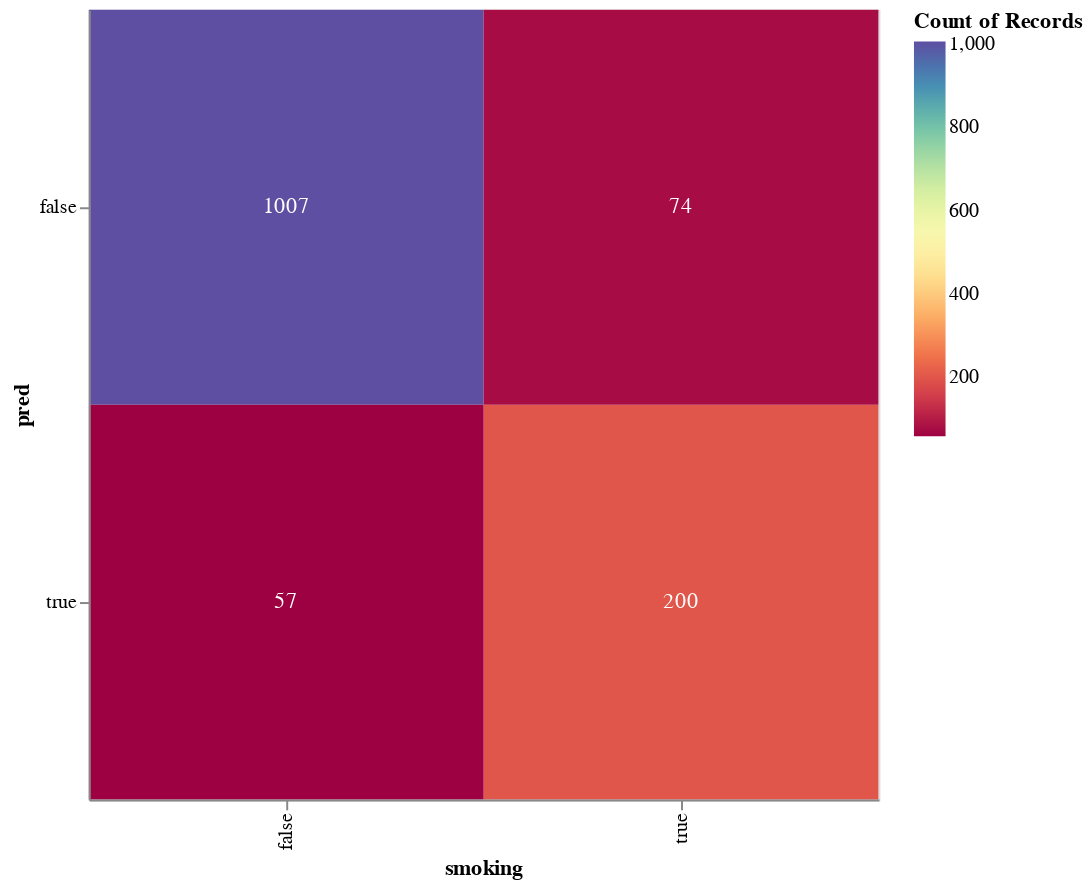

The cell this chart's notebook holds for it:
### Code cell
alt.data_transformers.enable('default', max_rows = 45000)
df3 = df[["smoking","pred"]]

c1 = alt.Chart(df3).mark_rect().encode(
    x = "smoking:N",
    y = "pred:N",
    color = alt.Color("count()", scale = alt.Scale(scheme="spectral",))
)

c2 = alt.Chart(df3).mark_text(color="white").encode(
    x = "smoking:N",
    y = "pred:N",
    text="count()"
)

(c1+c2).properties(
    height=400,
    width = 400
)

### Figure 1 — Vega-Lite specification as saved in the notebook (floating-point values rounded to 4 significant figures; data arrays with more than 128 entries replaced by an {"elided": "..."} marker saying what was removed)
{"config": {"view": {"continuousWidth": 400, "continuousHeight": 300}}, "layer": [{"mark": "rect", "encoding": {"color": {"aggregate": "count", "scale": {"scheme": "spectral"}, "type": "quantitative"}, "x": {"field": "smoking", "type": "nominal"}, "y": {"field": "pred", "type": "nominal"}}}, {"mark": {"type": "text", "color": "white"}, "encoding": {"text": {"aggregate": "count", "type": "quantitative"}, "x": {"field": "smoking", "type": "nominal"}, "y": {"field": "pred", "type": "nominal"}}}], "data": {"name": "data-de06e2eafdd2596f0bef8bdbdfaf33d4"}, "height": 400, "width": 400, "$schema": "https://vega.github.io/schema/vega-lite/v4.17.0.json", "datasets": {"data-de06e2eafdd2596f0bef8bdbdfaf33d4": {"elided": "1338 records"}}}
